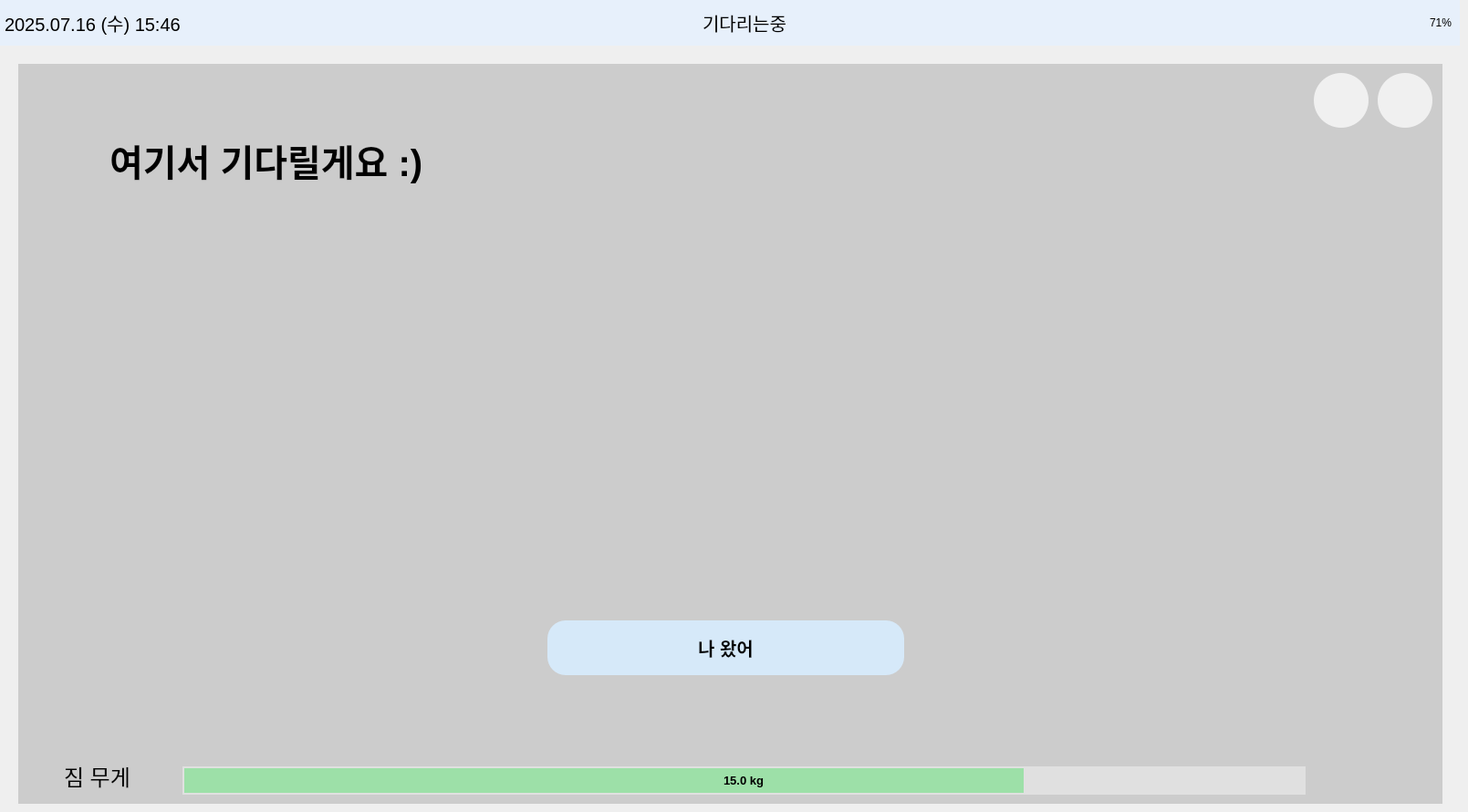
    <widget class="QWidget" name="page_waiting">
     <widget class="QFrame" name="topbar10">
      <property name="geometry">
       <rect>
        <x>0</x>
        <y>0</y>
        <width>1600</width>
        <height>50</height>
       </rect>
      </property>
      <property name="palette">
       <palette>
        <active>
         <colorrole role="WindowText">
          <brush brushstyle="SolidPattern">
           <color alpha="255">
            <red>0</red>
            <green>0</green>
            <blue>0</blue>
           </color>
          </brush>
         </colorrole>
         <colorrole role="Button">
          <brush brushstyle="SolidPattern">
           <color alpha="255">
            <red>231</red>
            <green>240</green>
            <blue>251</blue>
           </color>
          </brush>
         </colorrole>
         <colorrole role="Light">
          <brush brushstyle="SolidPattern">
           <color alpha="255">
            <red>255</red>
            <green>116</green>
            <blue>116</blue>
           </color>
          </brush>
         </colorrole>
         <colorrole role="Midlight">
          <brush brushstyle="SolidPattern">
           <color alpha="255">
            <red>247</red>
            <green>63</green>
            <blue>63</blue>
           </color>
          </brush>
         </colorrole>
         <colorrole role="Dark">
          <brush brushstyle="SolidPattern">
           <color alpha="255">
            <red>120</red>
            <green>6</green>
            <blue>6</blue>
           </color>
          </brush>
         </colorrole>
         <colorrole role="Mid">
          <brush brushstyle="SolidPattern">
           <color alpha="255">
            <red>160</red>
            <green>7</green>
            <blue>7</blue>
           </color>
          </brush>
         </colorrole>
         <colorrole role="Text">
          <brush brushstyle="SolidPattern">
           <color alpha="255">
            <red>0</red>
            <green>0</green>
            <blue>0</blue>
           </color>
          </brush>
         </colorrole>
         <colorrole role="BrightText">
          <brush brushstyle="SolidPattern">
           <color alpha="255">
            <red>255</red>
            <green>255</green>
            <blue>255</blue>
           </color>
          </brush>
         </colorrole>
         <colorrole role="ButtonText">
          <brush brushstyle="SolidPattern">
           <color alpha="255">
            <red>0</red>
            <green>0</green>
            <blue>0</blue>
           </color>
          </brush>
         </colorrole>
         <colorrole role="Base">
          <brush brushstyle="SolidPattern">
           <color alpha="255">
            <red>231</red>
            <green>240</green>
            <blue>251</blue>
           </color>
          </brush>
         </colorrole>
         <colorrole role="Window">
          <brush brushstyle="SolidPattern">
           <color alpha="255">
            <red>231</red>
            <green>240</green>
            <blue>251</blue>
           </color>
          </brush>
         </colorrole>
         <colorrole role="Shadow">
          <brush brushstyle="SolidPattern">
           <color alpha="255">
            <red>0</red>
            <green>0</green>
            <blue>0</blue>
           </color>
          </brush>
         </colorrole>
         <colorrole role="AlternateBase">
          <brush brushstyle="SolidPattern">
           <color alpha="255">
            <red>247</red>
            <green>133</green>
            <blue>133</blue>
           </color>
          </brush>
         </colorrole>
         <colorrole role="ToolTipBase">
          <brush brushstyle="SolidPattern">
           <color alpha="255">
            <red>255</red>
            <green>255</green>
            <blue>220</blue>
           </color>
          </brush>
         </colorrole>
         <colorrole role="ToolTipText">
          <brush brushstyle="SolidPattern">
           <color alpha="255">
            <red>0</red>
            <green>0</green>
            <blue>0</blue>
           </color>
          </brush>
         </colorrole>
         <colorrole role="PlaceholderText">
          <brush brushstyle="SolidPattern">
           <color alpha="128">
            <red>0</red>
            <green>0</green>
            <blue>0</blue>
           </color>
          </brush>
         </colorrole>
        </active>
        <inactive>
         <colorrole role="WindowText">
          <brush brushstyle="SolidPattern">
           <color alpha="255">
            <red>0</red>
            <green>0</green>
            <blue>0</blue>
           </color>
          </brush>
         </colorrole>
         <colorrole role="Button">
          <brush brushstyle="SolidPattern">
           <color alpha="255">
            <red>231</red>
            <green>240</green>
            <blue>251</blue>
           </color>
          </brush>
         </colorrole>
         <colorrole role="Light">
          <brush brushstyle="SolidPattern">
           <color alpha="255">
            <red>255</red>
            <green>116</green>
            <blue>116</blue>
           </color>
          </brush>
         </colorrole>
         <colorrole role="Midlight">
          <brush brushstyle="SolidPattern">
           <color alpha="255">
            <red>247</red>
            <green>63</green>
            <blue>63</blue>
           </color>
          </brush>
         </colorrole>
         <colorrole role="Dark">
          <brush brushstyle="SolidPattern">
           <color alpha="255">
            <red>120</red>
            <green>6</green>
            <blue>6</blue>
           </color>
          </brush>
         </colorrole>
         <colorrole role="Mid">
          <brush brushstyle="SolidPattern">
           <color alpha="255">
            <red>160</red>
            <green>7</green>
            <blue>7</blue>
           </color>
          </brush>
         </colorrole>
         <colorrole role="Text">
          <brush brushstyle="SolidPattern">
           <color alpha="255">
            <red>0</red>
            <green>0</green>
            <blue>0</blue>
           </color>
          </brush>
         </colorrole>
         <colorrole role="BrightText">
          <brush brushstyle="SolidPattern">
           <color alpha="255">
            <red>255</red>
            <green>255</green>
            <blue>255</blue>
           </color>
          </brush>
         </colorrole>
         <colorrole role="ButtonText">
          <brush brushstyle="SolidPattern">
           <color alpha="255">
            <red>0</red>
            <green>0</green>
            <blue>0</blue>
           </color>
          </brush>
         </colorrole>
         <colorrole role="Base">
          <brush brushstyle="SolidPattern">
           <color alpha="255">
            <red>231</red>
            <green>240</green>
            <blue>251</blue>
           </color>
          </brush>
         </colorrole>
         <colorrole role="Window">
          <brush brushstyle="SolidPattern">
           <color alpha="255">
            <red>231</red>
            <green>240</green>
            <blue>251</blue>
           </color>
          </brush>
         </colorrole>
         <colorrole role="Shadow">
          <brush brushstyle="SolidPattern">
           <color alpha="255">
            <red>0</red>
            <green>0</green>
            <blue>0</blue>
           </color>
          </brush>
         </colorrole>
         <colorrole role="AlternateBase">
          <brush brushstyle="SolidPattern">
           <color alpha="255">
            <red>247</red>
            <green>133</green>
            <blue>133</blue>
           </color>
          </brush>
         </colorrole>
         <colorrole role="ToolTipBase">
          <brush brushstyle="SolidPattern">
           <color alpha="255">
            <red>255</red>
            <green>255</green>
            <blue>220</blue>
           </color>
          </brush>
         </colorrole>
         <colorrole role="ToolTipText">
          <brush brushstyle="SolidPattern">
           <color alpha="255">
            <red>0</red>
            <green>0</green>
            <blue>0</blue>
           </color>
          </brush>
         </colorrole>
         <colorrole role="PlaceholderText">
          <brush brushstyle="SolidPattern">
           <color alpha="128">
            <red>0</red>
            <green>0</green>
            <blue>0</blue>
           </color>
          </brush>
         </colorrole>
        </inactive>
        <disabled>
         <colorrole role="WindowText">
          <brush brushstyle="SolidPattern">
           <color alpha="255">
            <red>120</red>
            <green>6</green>
            <blue>6</blue>
           </color>
          </brush>
         </colorrole>
         <colorrole role="Button">
          <brush brushstyle="SolidPattern">
           <color alpha="255">
            <red>231</red>
            <green>240</green>
            <blue>251</blue>
           </color>
          </brush>
         </colorrole>
         <colorrole role="Light">
          <brush brushstyle="SolidPattern">
           <color alpha="255">
            <red>255</red>
            <green>116</green>
            <blue>116</blue>
           </color>
          </brush>
         </colorrole>
         <colorrole role="Midlight">
          <brush brushstyle="SolidPattern">
           <color alpha="255">
            <red>247</red>
            <green>63</green>
            <blue>63</blue>
           </color>
          </brush>
         </colorrole>
         <colorrole role="Dark">
          <brush brushstyle="SolidPattern">
           <color alpha="255">
            <red>120</red>
            <green>6</green>
            <blue>6</blue>
           </color>
          </brush>
         </colorrole>
         <colorrole role="Mid">
          <brush brushstyle="SolidPattern">
           <color alpha="255">
            <red>160</red>
            <green>7</green>
            <blue>7</blue>
           </color>
          </brush>
         </colorrole>
         <colorrole role="Text">
          <brush brushstyle="SolidPattern">
           <color alpha="255">
            <red>120</red>
            <green>6</green>
            <blue>6</blue>
           </color>
          </brush>
         </colorrole>
         <colorrole role="BrightText">
          <brush brushstyle="SolidPattern">
           <color alpha="255">
            <red>255</red>
            <green>255</green>
            <blue>255</blue>
           </color>
          </brush>
         </colorrole>
         <colorrole role="ButtonText">
          <brush brushstyle="SolidPattern">
           <color alpha="255">
            <red>120</red>
            <green>6</green>
            <blue>6</blue>
           </color>
          </brush>
         </colorrole>
         <colorrole role="Base">
          <brush brushstyle="SolidPattern">
           <color alpha="255">
            <red>231</red>
            <green>240</green>
            <blue>251</blue>
           </color>
          </brush>
         </colorrole>
         <colorrole role="Window">
          <brush brushstyle="SolidPattern">
           <color alpha="255">
            <red>231</red>
            <green>240</green>
            <blue>251</blue>
           </color>
          </brush>
         </colorrole>
         <colorrole role="Shadow">
          <brush brushstyle="SolidPattern">
           <color alpha="255">
            <red>0</red>
            <green>0</green>
            <blue>0</blue>
           </color>
          </brush>
         </colorrole>
         <colorrole role="AlternateBase">
          <brush brushstyle="SolidPattern">
           <color alpha="255">
            <red>240</red>
            <green>11</green>
            <blue>11</blue>
           </color>
          </brush>
         </colorrole>
         <colorrole role="ToolTipBase">
          <brush brushstyle="SolidPattern">
           <color alpha="255">
            <red>255</red>
            <green>255</green>
            <blue>220</blue>
           </color>
          </brush>
         </colorrole>
         <colorrole role="ToolTipText">
          <brush brushstyle="SolidPattern">
           <color alpha="255">
            <red>0</red>
            <green>0</green>
            <blue>0</blue>
           </color>
          </brush>
         </colorrole>
         <colorrole role="PlaceholderText">
          <brush brushstyle="SolidPattern">
           <color alpha="128">
            <red>0</red>
            <green>0</green>
            <blue>0</blue>
           </color>
          </brush>
         </colorrole>
        </disabled>
       </palette>
      </property>
      <property name="styleSheet">
       <string>background-color: #e7f0fb;</string>
      </property>
      <widget class="QLabel" name="label_datetime10">
       <property name="geometry">
        <rect>
         <x>5</x>
         <y>0</y>
         <width>331</width>
         <height>50</height>
        </rect>
       </property>
       <property name="font">
        <font>
         <pointsize>15</pointsize>
        </font>
       </property>
       <property name="text">
        <string>2025.07.16 (수) 15:46</string>
       </property>
      </widget>
      <widget class="QLabel" name="label_battery10">
       <property name="geometry">
        <rect>
         <x>1470</x>
         <y>0</y>
         <width>121</width>
         <height>50</height>
        </rect>
       </property>
       <property name="text">
        <string>71%</string>
       </property>
       <property name="alignment">
        <set>Qt::AlignRight|Qt::AlignTrailing|Qt::AlignVCenter</set>
       </property>
      </widget>
      <widget class="QLabel" name="label_status10">
       <property name="geometry">
        <rect>
         <x>770</x>
         <y>0</y>
         <width>141</width>
         <height>50</height>
        </rect>
       </property>
       <property name="font">
        <font>
         <pointsize>15</pointsize>
         <weight>50</weight>
         <bold>false</bold>
        </font>
       </property>
       <property name="text">
        <string>기다리는중</string>
       </property>
      </widget>
      <widget class="QLabel" name="label_image10">
       <property name="geometry">
        <rect>
         <x>720</x>
         <y>0</y>
         <width>51</width>
         <height>41</height>
        </rect>
       </property>
       <property name="text">
        <string/>
       </property>
       <property name="pixmap">
        <pixmap>icon/기다리는중.png</pixmap>
       </property>
       <property name="scaledContents">
        <bool>true</bool>
       </property>
      </widget>
     </widget>
     <widget class="QLabel" name="label_camera_area10">
      <property name="geometry">
       <rect>
        <x>20</x>
        <y>70</y>
        <width>1561</width>
        <height>811</height>
       </rect>
      </property>
      <property name="palette">
       <palette>
        <active>
         <colorrole role="Button">
          <brush brushstyle="SolidPattern">
           <color alpha="255">
            <red>204</red>
            <green>204</green>
            <blue>204</blue>
           </color>
          </brush>
         </colorrole>
         <colorrole role="Base">
          <brush brushstyle="SolidPattern">
           <color alpha="255">
            <red>204</red>
            <green>204</green>
            <blue>204</blue>
           </color>
          </brush>
         </colorrole>
         <colorrole role="Window">
          <brush brushstyle="SolidPattern">
           <color alpha="255">
            <red>204</red>
            <green>204</green>
            <blue>204</blue>
           </color>
          </brush>
         </colorrole>
        </active>
        <inactive>
         <colorrole role="Button">
          <brush brushstyle="SolidPattern">
           <color alpha="255">
            <red>204</red>
            <green>204</green>
            <blue>204</blue>
           </color>
          </brush>
         </colorrole>
         <colorrole role="Base">
          <brush brushstyle="SolidPattern">
           <color alpha="255">
            <red>204</red>
            <green>204</green>
            <blue>204</blue>
           </color>
          </brush>
         </colorrole>
         <colorrole role="Window">
          <brush brushstyle="SolidPattern">
           <color alpha="255">
            <red>204</red>
            <green>204</green>
            <blue>204</blue>
           </color>
          </brush>
         </colorrole>
        </inactive>
        <disabled>
         <colorrole role="Button">
          <brush brushstyle="SolidPattern">
           <color alpha="255">
            <red>204</red>
            <green>204</green>
            <blue>204</blue>
           </color>
          </brush>
         </colorrole>
         <colorrole role="Base">
          <brush brushstyle="SolidPattern">
           <color alpha="255">
            <red>204</red>
            <green>204</green>
            <blue>204</blue>
           </color>
          </brush>
         </colorrole>
         <colorrole role="Window">
          <brush brushstyle="SolidPattern">
           <color alpha="255">
            <red>204</red>
            <green>204</green>
            <blue>204</blue>
           </color>
          </brush>
         </colorrole>
        </disabled>
       </palette>
      </property>
      <property name="font">
       <font>
        <weight>50</weight>
        <bold>false</bold>
       </font>
      </property>
      <property name="styleSheet">
       <string notr="true">background-color: #cccccc;</string>
      </property>
     </widget>
     <widget class="QPushButton" name="btn_home10">
      <property name="geometry">
       <rect>
        <x>1440</x>
        <y>80</y>
        <width>60</width>
        <height>60</height>
       </rect>
      </property>
      <property name="palette">
       <palette>
        <active>
         <colorrole role="Button">
          <brush brushstyle="SolidPattern">
           <color alpha="255">
            <red>240</red>
            <green>240</green>
            <blue>240</blue>
           </color>
          </brush>
         </colorrole>
         <colorrole role="Base">
          <brush brushstyle="SolidPattern">
           <color alpha="255">
            <red>240</red>
            <green>240</green>
            <blue>240</blue>
           </color>
          </brush>
         </colorrole>
         <colorrole role="Window">
          <brush brushstyle="SolidPattern">
           <color alpha="255">
            <red>240</red>
            <green>240</green>
            <blue>240</blue>
           </color>
          </brush>
         </colorrole>
        </active>
        <inactive>
         <colorrole role="Button">
          <brush brushstyle="SolidPattern">
           <color alpha="255">
            <red>240</red>
            <green>240</green>
            <blue>240</blue>
           </color>
          </brush>
         </colorrole>
         <colorrole role="Base">
          <brush brushstyle="SolidPattern">
           <color alpha="255">
            <red>240</red>
            <green>240</green>
            <blue>240</blue>
           </color>
          </brush>
         </colorrole>
         <colorrole role="Window">
          <brush brushstyle="SolidPattern">
           <color alpha="255">
            <red>240</red>
            <green>240</green>
            <blue>240</blue>
           </color>
          </brush>
         </colorrole>
        </inactive>
        <disabled>
         <colorrole role="Button">
          <brush brushstyle="SolidPattern">
           <color alpha="255">
            <red>240</red>
            <green>240</green>
            <blue>240</blue>
           </color>
          </brush>
         </colorrole>
         <colorrole role="Base">
          <brush brushstyle="SolidPattern">
           <color alpha="255">
            <red>240</red>
            <green>240</green>
            <blue>240</blue>
           </color>
          </brush>
         </colorrole>
         <colorrole role="Window">
          <brush brushstyle="SolidPattern">
           <color alpha="255">
            <red>240</red>
            <green>240</green>
            <blue>240</blue>
           </color>
          </brush>
         </colorrole>
        </disabled>
       </palette>
      </property>
      <property name="styleSheet">
       <string notr="true">QPushButton {
    border: none;
    border-radius: 30px;
    background-color: #F0F0F0;
}</string>
      </property>
      <property name="text">
       <string/>
      </property>
      <property name="icon">
       <iconset>
        <normaloff>icon/home.png</normaloff>icon/home.png</iconset>
      </property>
      <property name="iconSize">
       <size>
        <width>40</width>
        <height>40</height>
       </size>
      </property>
     </widget>
     <widget class="QProgressBar" name="weight_bar10">
      <property name="geometry">
       <rect>
        <x>200</x>
        <y>840</y>
        <width>1231</width>
        <height>31</height>
       </rect>
      </property>
      <property name="font">
       <font>
        <pointsize>10</pointsize>
        <weight>75</weight>
        <bold>true</bold>
       </font>
      </property>
      <property name="styleSheet">
       <string notr="true">QProgressBar {
    border: 2px solid #E0E0E0;         /* 테두리: 불투명 회색 */
    border-radius: 30px;               /* 둥글게 */
    background-color: #E0E0E0;         /* 배경: 불투명 연회색 */
    text-align: center;                /* 텍스트 중앙 정렬 */
}

QProgressBar::chunk {
    background-color: rgba(129, 224, 144, 180);   /* 초록색 바 + 투명도 */
    border-radius: 30px;
}
</string>
      </property>
      <property name="maximum">
       <number>20000</number>
      </property>
      <property name="value">
       <number>15000</number>
      </property>
      <property name="format">
       <string>15.0 kg</string>
      </property>
     </widget>
     <widget class="QLabel" name="label_waiting_text10">
      <property name="geometry">
       <rect>
        <x>120</x>
        <y>110</y>
        <width>1021</width>
        <height>131</height>
       </rect>
      </property>
      <property name="font">
       <font>
        <pointsize>30</pointsize>
        <weight>75</weight>
        <bold>true</bold>
       </font>
      </property>
      <property name="styleSheet">
       <string notr="true">background-color: rgba(255, 255, 255, 0);</string>
      </property>
      <property name="text">
       <string>여기서 기다릴게요 :)</string>
      </property>
      <property name="alignment">
       <set>Qt::AlignLeading|Qt::AlignLeft|Qt::AlignVCenter</set>
      </property>
     </widget>
     <widget class="QLabel" name="label_weight10">
      <property name="geometry">
       <rect>
        <x>70</x>
        <y>830</y>
        <width>101</width>
        <height>41</height>
       </rect>
      </property>
      <property name="font">
       <font>
        <pointsize>18</pointsize>
       </font>
      </property>
      <property name="styleSheet">
       <string notr="true">QLabel {
    color: #000000;  /* 원하는 색상 코드로 변경 */
}
</string>
      </property>
      <property name="text">
       <string>짐 무게</string>
      </property>
      <property name="alignment">
       <set>Qt::AlignLeading|Qt::AlignLeft|Qt::AlignVCenter</set>
      </property>
     </widget>
     <widget class="QPushButton" name="btn_back10">
      <property name="geometry">
       <rect>
        <x>1510</x>
        <y>80</y>
        <width>60</width>
        <height>60</height>
       </rect>
      </property>
      <property name="palette">
       <palette>
        <active>
         <colorrole role="Button">
          <brush brushstyle="SolidPattern">
           <color alpha="255">
            <red>240</red>
            <green>240</green>
            <blue>240</blue>
           </color>
          </brush>
         </colorrole>
         <colorrole role="Base">
          <brush brushstyle="SolidPattern">
           <color alpha="255">
            <red>240</red>
            <green>240</green>
            <blue>240</blue>
           </color>
          </brush>
         </colorrole>
         <colorrole role="Window">
          <brush brushstyle="SolidPattern">
           <color alpha="255">
            <red>240</red>
            <green>240</green>
            <blue>240</blue>
           </color>
          </brush>
         </colorrole>
        </active>
        <inactive>
         <colorrole role="Button">
          <brush brushstyle="SolidPattern">
           <color alpha="255">
            <red>240</red>
            <green>240</green>
            <blue>240</blue>
           </color>
          </brush>
         </colorrole>
         <colorrole role="Base">
          <brush brushstyle="SolidPattern">
           <color alpha="255">
            <red>240</red>
            <green>240</green>
            <blue>240</blue>
           </color>
          </brush>
         </colorrole>
         <colorrole role="Window">
          <brush brushstyle="SolidPattern">
           <color alpha="255">
            <red>240</red>
            <green>240</green>
            <blue>240</blue>
           </color>
          </brush>
         </colorrole>
        </inactive>
        <disabled>
         <colorrole role="Button">
          <brush brushstyle="SolidPattern">
           <color alpha="255">
            <red>240</red>
            <green>240</green>
            <blue>240</blue>
           </color>
          </brush>
         </colorrole>
         <colorrole role="Base">
          <brush brushstyle="SolidPattern">
           <color alpha="255">
            <red>240</red>
            <green>240</green>
            <blue>240</blue>
           </color>
          </brush>
         </colorrole>
         <colorrole role="Window">
          <brush brushstyle="SolidPattern">
           <color alpha="255">
            <red>240</red>
            <green>240</green>
            <blue>240</blue>
           </color>
          </brush>
         </colorrole>
        </disabled>
       </palette>
      </property>
      <property name="styleSheet">
       <string notr="true">QPushButton {
    border: none;
    border-radius: 30px;
    background-color: #F0F0F0;
}</string>
      </property>
      <property name="text">
       <string/>
      </property>
      <property name="icon">
       <iconset>
        <normaloff>icon/back.png</normaloff>icon/back.png</iconset>
      </property>
      <property name="iconSize">
       <size>
        <width>40</width>
        <height>40</height>
       </size>
      </property>
     </widget>
     <widget class="QPushButton" name="btn_imback10">
      <property name="geometry">
       <rect>
        <x>600</x>
        <y>680</y>
        <width>391</width>
        <height>60</height>
       </rect>
      </property>
      <property name="font">
       <font>
        <pointsize>-1</pointsize>
        <weight>75</weight>
        <bold>true</bold>
       </font>
      </property>
      <property name="styleSheet">
       <string notr="true">QPushButton {
    background-color: #d6e9f9;
    border: none;
    border-radius: 20px;  /* 숫자 키울수록 더 둥글게 */
    padding: 8px 16px;    /* 내부 여백 */
    font-size: 20px;      /* 글자 크기(선택사항) */
}
</string>
      </property>
      <property name="text">
       <string>나 왔어</string>
      </property>
     </widget>
    </widget>
